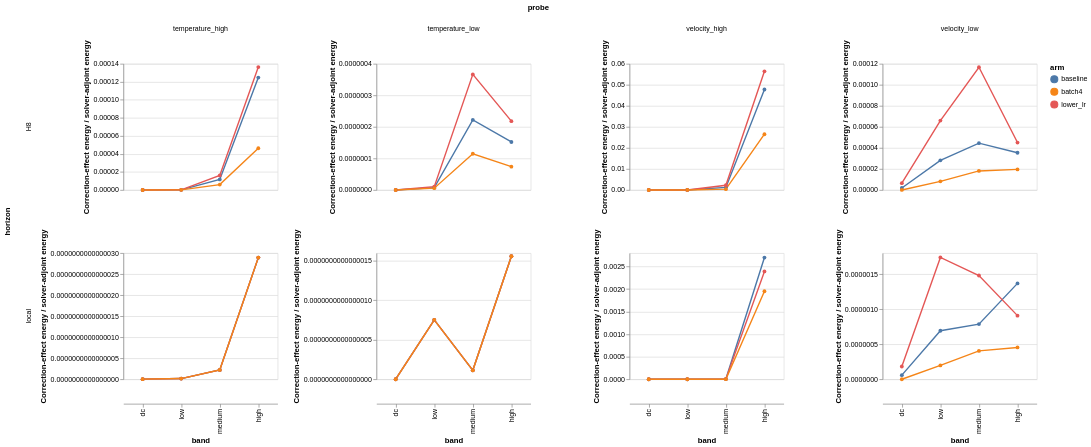

The Vega-Lite source for this figure:
### Vega-Lite specification from a JSON file in a GitHub repository (floating-point values rounded to 4 significant figures; data arrays with more than 128 entries replaced by an {"elided": "..."} marker saying what was removed)
{"config": {"view": {"continuousWidth": 300, "continuousHeight": 300}}, "data": {"values": {"elided": "288 records"}}, "facet": {"column": {"field": "probe", "type": "nominal"}, "row": {"field": "horizon", "type": "nominal"}}, "spec": {"mark": {"type": "line", "point": true}, "encoding": {"color": {"field": "arm", "type": "nominal"}, "tooltip": [{"field": "arm", "type": "nominal"}, {"field": "probe", "type": "nominal"}, {"field": "horizon", "type": "nominal"}, {"field": "band", "type": "nominal"}, {"aggregate": "mean", "field": "relative_effect_power", "type": "quantitative"}], "x": {"field": "band", "sort": ["dc", "low", "medium", "high"], "type": "nominal"}, "y": {"aggregate": "mean", "field": "relative_effect_power", "title": "Correction-effect energy / solver-adjoint energy", "type": "quantitative"}}, "height": 180, "width": 220}, "resolve": {"scale": {"y": "independent"}}, "$schema": "https://vega.github.io/schema/vega-lite/v6.4.1.json"}
